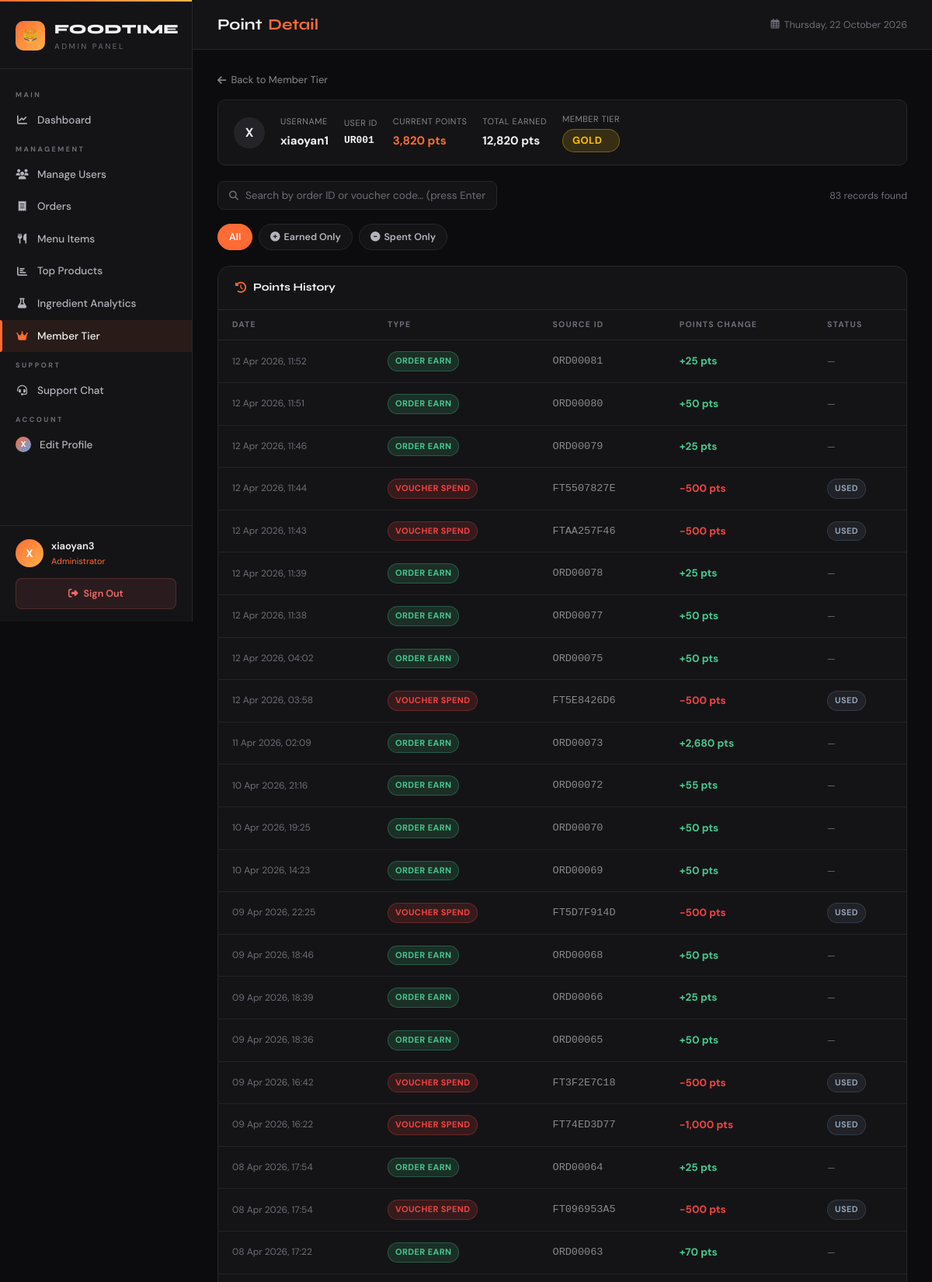
The page /app/admin_point_detail.php?userid=UR001 (signed in, upper part) on the database its author committed.
### tables this page shows
CREATE TABLE `users` (
  `userid` varchar(10) NOT NULL,
  `username` varchar(100) DEFAULT NULL,
  `email` varchar(100) NOT NULL,
  `phone` varchar(12) NOT NULL,
  `address` text NOT NULL,
  `gender` enum('male','female','','') NOT NULL,
  `password` varchar(255) NOT NULL,
  `position` enum('admin','customer') NOT NULL DEFAULT 'customer',
  `avatar` varchar(255) DEFAULT NULL,
  `is_blocked` tinyint(1) NOT NULL DEFAULT 0,
  `status` varchar(20) NOT NULL DEFAULT 'active',
  `profile_picture` varchar(255) DEFAULT NULL,
  `membership_points` int(11) NOT NULL DEFAULT 0,
  `total_points_earned` int(11) NOT NULL DEFAULT 0,
  `ewallet_pin_hash` varchar(255) DEFAULT NULL,
  `ewallet_pin_set_at` datetime DEFAULT NULL
);

CREATE TABLE `orders` (
  `orderid` varchar(20) NOT NULL,
  `userid` varchar(10) NOT NULL,
  `order_type` enum('dine_in','takeaway') NOT NULL DEFAULT 'dine_in',
  `tableid` varchar(20) DEFAULT NULL,
  `customer_name` varchar(100) DEFAULT NULL,
  `customer_phone` varchar(20) DEFAULT NULL,
  `customer_email` varchar(100) DEFAULT NULL,
  `subtotal` decimal(10,2) NOT NULL DEFAULT 0.00,
  `tax` decimal(10,2) NOT NULL DEFAULT 0.00,
  `discount_rm` decimal(10,2) NOT NULL DEFAULT 0.00,
  `status` enum('pending','paid','preparing','completed','cancelled') NOT NULL DEFAULT 'pending',
  `total_price` decimal(10,2) NOT NULL DEFAULT 0.00,
  `payment_method` varchar(50) NOT NULL DEFAULT 'cash',
  `special_notes` text DEFAULT NULL,
  `points_earned` int(11) NOT NULL DEFAULT 0,
  `created_at` datetime NOT NULL DEFAULT current_timestamp(),
  `updated_at` datetime NOT NULL DEFAULT current_timestamp() ON UPDATE current_timestamp()
);

CREATE TABLE `user_vouchers` (
  `voucherid` int(11) NOT NULL,
  `userid` varchar(10) NOT NULL,
  `code` varchar(20) NOT NULL,
  `discount_rm` decimal(8,2) NOT NULL,
  `points_spent` int(11) NOT NULL,
  `is_used` tinyint(1) DEFAULT 0,
  `created_at` datetime DEFAULT current_timestamp(),
  `used_at` datetime DEFAULT NULL,
  `used_order_id` varchar(20) DEFAULT NULL
);

### app/admin_point_detail.php (the view, shortened to what this page needs)
<?php
require_once 'base.php';
$userid = trim($_GET['userid'] ?? '');
$user_stmt = mysqli_prepare($connect,
    "SELECT userid, username, membership_points, total_points_earned FROM users WHERE userid = ? LIMIT 1");
mysqli_stmt_bind_param($user_stmt, 's', $userid);
mysqli_stmt_execute($user_stmt);
$user_res = mysqli_stmt_get_result($user_stmt);
$user     = mysqli_fetch_assoc($user_res);
function getMemberTier($points) {
    $pts = (int)$points;
    if ($pts >= 3000) return ['label' => 'Gold',   'class' => 'badge-gold'];
    return                   ['label' => 'Bronze', 'class' => 'badge-bronze'];
}
$type_filter = trim($_GET['type'] ?? '');
$search      = trim($_GET['q'] ?? '');
$valid_types = ['earn', 'spend'];
if (!in_array($type_filter, $valid_types, true)) $type_filter = '';
$history = [];
$earn_conditions = [];
$earn_params     = [$userid];
$earn_types      = 's';
$earn_where = $earn_conditions ? ('AND ' . implode(' AND ', $earn_conditions)) : '';
$earn_sql   = "SELECT orderid AS source_id, points_earned AS points, created_at, 'earn' AS entry_type,
                      NULL AS used_at, NULL AS is_used
               FROM orders
               WHERE userid = ? AND points_earned > 0 $earn_where";
if ($type_filter !== 'spend') {
    $earn_stmt = mysqli_prepare($connect, $earn_sql);
    mysqli_stmt_bind_param($earn_stmt, $earn_types, ...$earn_params);
    mysqli_stmt_execute($earn_stmt);
    $earn_res = mysqli_stmt_get_result($earn_stmt);
    while ($row = mysqli_fetch_assoc($earn_res)) {
        $history[] = $row;
    }
}
$spend_conditions = [];
$spend_params     = [$userid];
$spend_types      = 's';
$spend_where = $spend_conditions ? ('AND ' . implode(' AND ', $spend_conditions)) : '';
$spend_sql   = "SELECT code AS source_id, points_spent AS points, created_at, 'spend' AS entry_type,
                       used_at, is_used
                FROM user_vouchers
                WHERE userid = ? AND points_spent > 0 $spend_where";
if ($type_filter !== 'earn') {
    $spend_stmt = mysqli_prepare($connect, $spend_sql);
    mysqli_stmt_bind_param($spend_stmt, $spend_types, ...$spend_params);
    mysqli_stmt_execute($spend_stmt);
    $spend_res = mysqli_stmt_get_result($spend_stmt);
    while ($row = mysqli_fetch_assoc($spend_res)) {
        $history[] = $row;
    }
}
usort($history, fn($a, $b) => strtotime($b['created_at']) - strtotime($a['created_at']));
$tier = getMemberTier($user['membership_points'] ?? 0);
?>
<!DOCTYPE html>
<html lang="en">
<head>
    <link rel="stylesheet" href="https://cdnjs.cloudflare.com/ajax/libs/font-awesome/6.4.0/css/all.min.css">
    <link rel="stylesheet" href="css/admin.css">
</head>
<body>
<?php include 'admin_sidebar.php'; ?>
<main class="main">
    <div class="topbar">
        <div class="topbar-title">Point <span>Detail</span></div>
        <div class="topbar-right">
            <div class="topbar-date"><i class="far fa-calendar-alt"></i> <?= date('l, d F Y') ?></div>
        </div>
    </div>
    <div class="content">
        <a href="admin_member_tier.php" class="back-link">
            <i class="fas fa-arrow-left"></i> Back to Member Tier
        </a>
        <div class="member-info-bar">
            <div class="uc-avatar" style="width:40px;height:40px;font-size:16px;flex-shrink:0;">
                <?= strtoupper(substr($user['username'], 0, 1)) ?>
            </div>
            <div class="mib-item">
                <span class="mib-label">Username</span>
                <span class="mib-value"><?= htmlspecialchars($user['username']) ?></span>
            </div>
            <div class="mib-item">
                <span class="mib-label">User ID</span>
                <span class="mib-value" style="font-size:13px;font-family:monospace;"><?= htmlspecialchars($user['userid']) ?></span>
            </div>
            <div class="mib-item">
                <span class="mib-label">Current Points</span>
                <span class="mib-value" style="color:var(--accent);"><?= number_format((int)($user['membership_points'] ?? 0)) ?> pts</span>
            </div>
            <div class="mib-item">
                <span class="mib-label">Total Earned</span>
                <span class="mib-value"><?= number_format((int)($user['total_points_earned'] ?? 0)) ?> pts</span>
            </div>
            <div class="mib-item">
                <span class="mib-label">Member Tier</span>
                <span class="badge <?= $tier['class'] ?>" style="font-size:13px;padding:4px 12px;">
                    <?= $tier['label'] ?>
                </span>
            </div>
        </div>
        <div class="toolbar">
            <form method="GET" style="display:flex;gap:8px;flex:1;flex-wrap:wrap;" id="searchForm" autocomplete="off">
                <div class="search-box">
                    <i class="fas fa-search"></i>
                    <input type="text" name="q" placeholder="Search by order ID or voucher code… (press Enter)"
                           value="<?= htmlspecialchars($search) ?>" id="searchInput"
                           autocomplete="off" autocorrect="off" autocapitalize="off" spellcheck="false">
                </div>
            </form>
            <span class="text-muted" style="font-size:12.5px;">
                <?= count($history) ?> record<?= count($history) !== 1 ? 's' : '' ?> found
            </span>
        </div>
        <div class="filter-bar">
            <a href="admin_point_detail.php?userid=<?= urlencode($userid) ?><?= $search !== '' ? '&q='.urlencode($search) : '' ?>"
               class="fpill <?= $type_filter === '' ? 'active' : '' ?>">
                All
            </a>
            <a href="admin_point_detail.php?userid=<?= urlencode($userid) ?>&type=earn<?= $search !== '' ? '&q='.urlencode($search) : '' ?>"
               class="fpill <?= $type_filter === 'earn' ? 'active' : '' ?>">
                <i class="fas fa-plus-circle"></i> Earned Only
            </a>
            <a href="admin_point_detail.php?userid=<?= urlencode($userid) ?>&type=spend<?= $search !== '' ? '&q='.urlencode($search) : '' ?>"
               class="fpill <?= $type_filter === 'spend' ? 'active' : '' ?>">
                <i class="fas fa-minus-circle"></i> Spent Only
            </a>
        </div>
        <div class="panel">
            <div class="panel-header">
                <div class="panel-title"><i class="fas fa-history"></i> Points History</div>
            </div>
            <div class="table-wrap">
                <table class="dt">
                    <thead>
                        <tr>
                            <th>Date</th>
                            <th>Type</th>
                            <th>Source ID</th>
                            <th>Points Change</th>
                            <th>Status</th>
                        </tr>
                    </thead>
                    <tbody>
                    <?php if (empty($history)): ?>
                        <tr><td colspan="5"><div class="empty-state"><i class="fas fa-history"></i><p>No point history found.</p></div></td></tr>
                    <?php else: ?>
                        <?php foreach ($history as $row):
                            $is_earn  = ($row['entry_type'] === 'earn');
                            $pts_disp = number_format((int)$row['points']);
                            if ($is_earn) {
                                $status_label = '—';
                                $status_class = '';
                            } else {
                                $is_used      = (int)($row['is_used'] ?? 0);
                                $status_label = $is_used ? 'Used' : 'Unused';
                                $status_class = $is_used ? 'badge-used' : 'badge-unused';
                            }
                        ?>
                        <tr>
                            <td class="text-muted" style="font-size:12px; white-space:nowrap;">
                                <?= date('d M Y, H:i', strtotime($row['created_at'])) ?>
                            </td>
                            <td>
                                <span class="badge <?= $is_earn ? 'badge-earn' : 'badge-spend' ?>">
                                    <?= $is_earn ? 'ORDER EARN' : 'VOUCHER SPEND' ?>
                                </span>
                            </td>
                            <td class="source-mono"><?= htmlspecialchars($row['source_id'] ?? '—') ?></td>
                            <td>
                                <?php if ($is_earn): ?>
                                    <span class="pts-plus">+<?= $pts_disp ?> pts</span>
                                <?php else: ?>
                                    <span class="pts-minus">−<?= $pts_disp ?> pts</span>
                                <?php endif; ?>
                            </td>
                            <td>
                                <?php if ($status_class): ?>
                                    <span class="badge <?= $status_class ?>"><?= $status_label ?></span>
                                <?php else: ?>
                                    <span class="text-muted" style="font-size:12px;">—</span>
                                <?php endif; ?>
                            </td>
                        </tr>
                        <?php endforeach; ?>
                    <?php endif; ?>
                    </tbody>
                </table>
            </div>
        </div>
    </div>
</main>
</body>
</html>

### app/css/admin.css (style rules this page uses)
:root { --bg: #0c0c0e; --surface: #141416; --surface-2: #1c1c1f; --surface-3: #242428; --border: #27272b; --border-2: #323237; --text: #f2f2f4; --text-2: #b4b4bf; --muted: #6e6e7a; --accent: #ff6b35; --accent-2: #ffb347; --accent-bg: rgba(255, 107, 53, 0.09); --accent-border: rgba(255, 107, 53, 0.28); --success: #3ecf8e; --success-bg: rgba(62, 207, 142, 0.10); --danger: #f16b6b; --danger-bg: rgba(241, 107, 107, 0.10); --warning: #f5c842; --warning-bg: rgba(245, 200, 66, 0.10); --info: #5ba4f5; --info-bg: rgba(91, 164, 245, 0.10); --purple: #a78bfa; --purple-bg: rgba(167, 139, 250, 0.10); --sidebar-w: 248px; --topbar-h: 64px; --radius: 12px; --radius-sm: 8px; --radius-lg: 16px; --shadow: 0 8px 32px rgba(0, 0, 0, 0.28); }
*, *::before, *::after { margin: 0; padding: 0; box-sizing: border-box; }
html, body { height: 100%; background: var(--bg); color: var(--text); font-family: 'DM Sans', sans-serif; font-size: 14px; line-height: 1.6; -webkit-font-smoothing: antialiased; }
body { display: flex; overflow-x: hidden; }
a { text-decoration: none; color: inherit; }
input, select, textarea { font-family: inherit; }
.main { margin-left: var(--sidebar-w); flex: 1; min-height: 100vh; display: flex; flex-direction: column; }
.topbar { height: var(--topbar-h); background: var(--surface); border-bottom: 1px solid var(--border); padding: 0 32px; display: flex; align-items: center; justify-content: space-between; position: sticky; top: 0; z-index: 100; flex-shrink: 0; }
.topbar-title { font-family: 'Syne', sans-serif; font-size: 20px; font-weight: 700; display: flex; align-items: center; gap: 8px; }
.topbar-title span { color: var(--accent); }
.topbar-right { display: flex; align-items: center; gap: 14px; }
.topbar-date { font-size: 12.5px; color: var(--muted); display: flex; align-items: center; gap: 6px; }
.content { padding: 28px 32px; flex: 1; }
.panel { background: var(--surface); border: 1px solid var(--border); border-radius: var(--radius-lg); overflow: hidden; }
.panel-header { padding: 16px 22px; border-bottom: 1px solid var(--border); display: flex; align-items: center; justify-content: space-between; gap: 12px; flex-wrap: wrap; }
.panel-title { font-family: 'Syne', sans-serif; font-size: 14px; font-weight: 700; display: flex; align-items: center; gap: 9px; }
.panel-title i { color: var(--accent); }
.toolbar { display: flex; align-items: center; gap: 10px; margin-bottom: 18px; flex-wrap: wrap; }
.search-box { display: flex; align-items: center; gap: 9px; background: var(--surface); border: 1px solid var(--border); border-radius: var(--radius-sm); padding: 9px 14px; min-width: 240px; flex: 1; max-width: 360px; transition: border-color .15s; }
.search-box i { color: var(--muted); font-size: 12px; flex-shrink: 0; }
.search-box input { background: none; border: none; outline: none; color: var(--text); font-size: 13.5px; width: 100%; }
.search-box input::placeholder { color: var(--muted); }
.filter-bar { display: flex; gap: 8px; margin-bottom: 20px; flex-wrap: wrap; align-items: center; }
.fpill { padding: 6px 14px; border-radius: 20px; font-size: 12.5px; font-weight: 600; border: 1px solid var(--border); color: var(--text-2); background: var(--surface); cursor: pointer; transition: .15s; display: flex; align-items: center; gap: 5px; }
.fpill.active { background: var(--accent); border-color: var(--accent); color: #fff; }
.table-wrap { width: 100%; overflow-x: auto; }
table.dt { width: 100%; border-collapse: collapse; }
.dt th { padding: 11px 18px; text-align: left; font-size: 10.5px; font-weight: 700; letter-spacing: 1.2px; text-transform: uppercase; color: var(--muted); border-bottom: 1px solid var(--border); white-space: nowrap; }
.dt td { padding: 14px 18px; font-size: 13.5px; border-bottom: 1px solid rgba(39,39,43,.8); vertical-align: middle; }
.badge { display: inline-flex; align-items: center; gap: 4px; padding: 3px 9px; border-radius: 20px; font-size: 11px; font-weight: 700; text-transform: uppercase; letter-spacing: .4px; white-space: nowrap; }
.uc-avatar { width: 34px; height: 34px; border-radius: 50%; background: var(--surface-3); display: flex; align-items: center; justify-content: center; font-size: 13px; font-weight: 700; flex-shrink: 0; }
.text-muted { color: var(--muted); }
.panel { animation: fadeUp .3s ease both; }

### rows shown on the page
users: username "X", username "xiaoyan1", userid "UR001", membership_points "3,820", total_points_earned "12,820", membership_points "GOLD"
orders: created_at "12 Apr 2026, 11:52", shows "ORDER EARN", orderid "ORD00081", points_earned "25"
orders: created_at "12 Apr 2026, 11:51", shows "ORDER EARN", orderid "ORD00080", points_earned "50"
orders: created_at "12 Apr 2026, 11:46", shows "ORDER EARN", orderid "ORD00079", points_earned "25"
user_vouchers: created_at "12 Apr 2026, 11:44", shows "VOUCHER SPEND", code "FT5507827E", points_spent "500", is_used "USED"
user_vouchers: created_at "12 Apr 2026, 11:43", shows "VOUCHER SPEND", code "FTAA257F46", points_spent "500", is_used "USED"
orders: created_at "12 Apr 2026, 11:39", shows "ORDER EARN", orderid "ORD00078", points_earned "25"
orders: created_at "12 Apr 2026, 11:38", shows "ORDER EARN", orderid "ORD00077", points_earned "50"
orders: created_at "12 Apr 2026, 04:02", shows "ORDER EARN", orderid "ORD00075", points_earned "50"
user_vouchers: created_at "12 Apr 2026, 03:58", shows "VOUCHER SPEND", code "FT5E8426D6", points_spent "500", is_used "USED"
orders: created_at "11 Apr 2026, 02:09", shows "ORDER EARN", orderid "ORD00073", points_earned "2,680"
orders: created_at "10 Apr 2026, 21:16", shows "ORDER EARN", orderid "ORD00072", points_earned "55"
orders: created_at "10 Apr 2026, 19:25", shows "ORDER EARN", orderid "ORD00070", points_earned "50"
orders: created_at "10 Apr 2026, 14:23", shows "ORDER EARN", orderid "ORD00069", points_earned "50"
user_vouchers: created_at "09 Apr 2026, 22:25", shows "VOUCHER SPEND", code "FT5D7F914D", points_spent "500", is_used "USED"
orders: created_at "09 Apr 2026, 18:46", shows "ORDER EARN", orderid "ORD00068", points_earned "50"
orders: created_at "09 Apr 2026, 18:39", shows "ORDER EARN", orderid "ORD00066", points_earned "25"
orders: created_at "09 Apr 2026, 18:36", shows "ORDER EARN", orderid "ORD00065", points_earned "50"
user_vouchers: created_at "09 Apr 2026, 16:42", shows "VOUCHER SPEND", code "FT3F2E7C18", points_spent "500", is_used "USED"
user_vouchers: created_at "09 Apr 2026, 16:22", shows "VOUCHER SPEND", code "FT74ED3D77", points_spent "1,000", is_used "USED"
orders: created_at "08 Apr 2026, 17:54", shows "ORDER EARN", orderid "ORD00064", points_earned "25"
user_vouchers: created_at "08 Apr 2026, 17:54", shows "VOUCHER SPEND", code "FT096953A5", points_spent "500", is_used "USED"
orders: created_at "08 Apr 2026, 17:22", shows "ORDER EARN", orderid "ORD00063", points_earned "70"

### other values the page prints
substr($admin_name, 0, 1) "X"
$admin_name "xiaoyan3"
count($history) "83"
